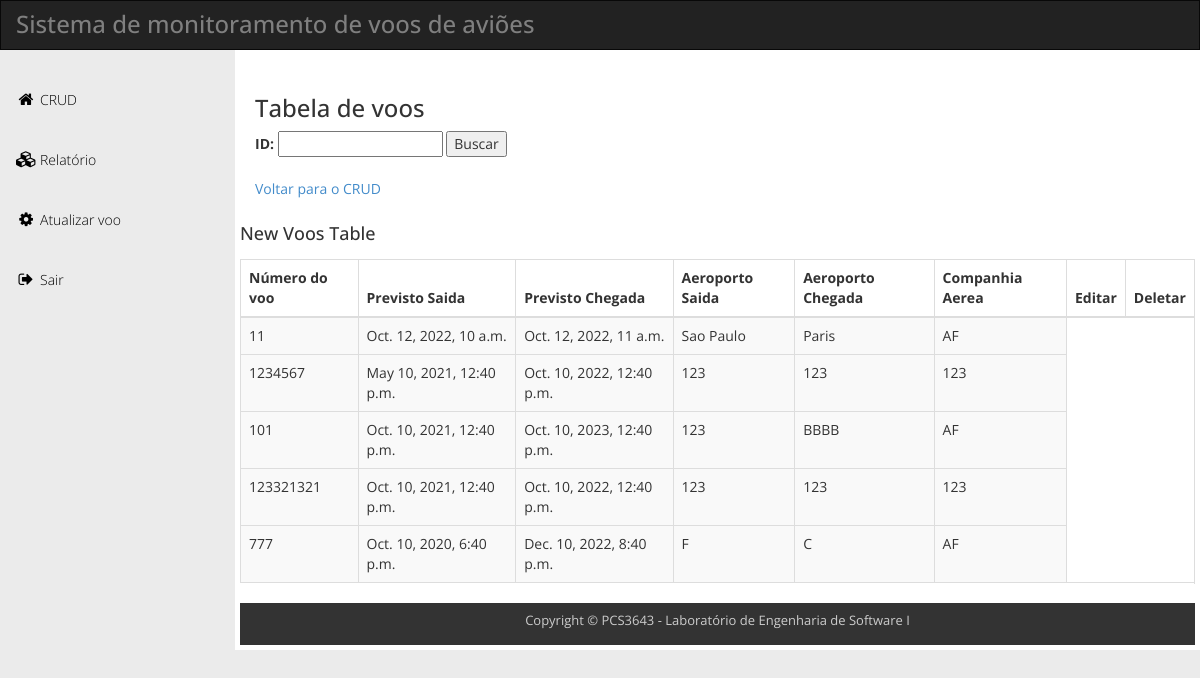
The app's page /crudsearch (signed in) with its own data.
### book/models.py (models this page shows)
class Voo(models.Model):
    ID = models.IntegerField(primary_key=True)
    DH_PREVISTO_SAIDA = models.DateTimeField(auto_now=False)
    DH_PREVISTO_CHEGADA = models.DateTimeField(auto_now=False)
    ID_VOO = models.CharField(max_length=12, null=False)
    NM_AEROPORTO_SAIDA = models.CharField(max_length=50, null=False)
    NM_AEROPORTO_CHEGADA = models.CharField(max_length=50, null=False)
    NM_COMPANHIA_AEREA = models.CharField(max_length=50, null=False)
    class Meta:
        db_table = 'Voo'

### book/views.py (the view)
# urls.py: path('crudsearch', views.busca_voo, name= 'search_voo'),
@login_required(login_url='/accounts/login')
@permission_required('book.add_voo')
def busca_voo(request):
    title= 'Lista Voo'
    queryset = Voo.objects.all()
    form = SearchCRUD(request.POST or None)
    context = {
        "queryset" : queryset,
        "form": form,
    }
    if request.method == 'POST':
        queryset = Voo.objects.filter(ID_VOO=form['ID'].value())
        context = {
        "queryset" : queryset,
        "form": form,
    }
    return render (request, "CRUDSearch.html", context)

### book/forms.py
class SearchCRUD(forms.ModelForm):
    class Meta:
        model = Voo
        fields =['ID']

### template/CRUDSearch.html (shortened to what this page needs)
{% load static %}
<!DOCTYPE html>
<html lang="en">
<head>
  <link rel="stylesheet" href="{% static 'css/bootstrap.min.css' %}">
  <link rel="stylesheet" href="{% static 'css/templatemo_main.css' %}">
</head>
<body>
  <div id="main-wrapper">
    <div class="navbar navbar-inverse" role="navigation">
      <div class="navbar-header">
        <div class="logo">
          <h1>Sistema de monitoramento de voos de aviões</h1>
        </div>
      </div>
    </div>
    <div class="template-page-wrapper">
      <div class="navbar-collapse collapse templatemo-sidebar">
        <ul class="templatemo-sidebar-menu">
          <li><a href="{% url 'crud' %}"><i class="fa fa-home"></i>CRUD</a></li>
          <li><a href="{% url 'relatorio' %}"><i class="fa fa-cubes"></i>Relatório</a></li>
          <li><a href="{% url 'atualizarvoo' %}"><i class="fa fa-cog"></i>Atualizar voo</a></li>
          <li><a href="{% url 'login' %}"><i class="fa fa-sign-out"></i>Sair</a></li>
        </ul>
      </div>
      <div class="templatemo-content-wrapper">
        <div class="templatemo-content">
          <h1>Tabela de voos</h1>
              <div class="row">
                <div class="col-md-12">
                  <form method='POST' action=''>{% csrf_token %}
                    <div class="row">
                      <div class="col-md-6 margin-bottom-15">
                       {{form}}
                       <input type='submit' value='Buscar' />
                  </form>
                  <br></br>
                  <a href="{% url 'crud' %}">Voltar para o CRUD</a>
                      </div>
                    </div>
                </div>
          <div class="row">
            <div class="col-md-12">
              <div class="table-responsive">
                <h4 class="margin-bottom-15">New Voos Table</h4>
                <table class="table table-striped table-hover table-bordered">
                  <thead>
                    <tr>
                      <th>Número do voo</th>
                      <th>Previsto Saida</th>
                      <th>Previsto Chegada</th>
                      <th>Aeroporto Saida</th>
                      <th>Aeroporto Chegada</th>
                      <th>Companhia Aerea</th>
                      <th>Editar</th>
                      <th>Deletar</th>
                    </tr>
                  </thead>
                  <tbody>
                    <ol>
                      {% for v in queryset %}
                      <tr>
                        <td>{{v.ID_VOO}}</td>
                        <td>{{v.DH_PREVISTO_SAIDA}}</td>
                        <td>{{v.DH_PREVISTO_CHEGADA}}</td>
                        <td>{{v.NM_AEROPORTO_SAIDA}}</td>
                        <td>{{v.NM_AEROPORTO_CHEGADA}}</td>
                        <td>{{v.NM_COMPANHIA_AEREA}}</td>
                      </tr>
                      <tr>
                        {% endfor %}
                    </ol>
                  </tbody>
                </table>
              </div>
              <footer class="templatemo-footer">
                <div class="templatemo-copyright">
                  <p>Copyright &copy; PCS3643 - Laboratório de Engenharia de Software I
                  </p>
                </div>
              </footer>
            </div>
          </div>
</body>
</html>

### static/css/templatemo_main.css (style rules this page uses)
* { font-family: 'Open Sans', sans-serif; }
body { background-color: rgb(235, 235, 235); }
h1 { font-size: 24px; }
.logo { display: inline-block; }
.logo h1 { font-size: 24px; margin: 10px 15px; }
.templatemo-content-wrapper { float: left; width: 100%; }
.templatemo-content { margin-left: 235px; margin-top: 0px; min-height: 600px; padding: 25px 20px 0 20px; background-color: white; overflow-x: hidden; }
.templatemo-footer { clear: both; font-size: 13px; padding: 8px 0 5px 0; text-align: center; color: #ccc; background-color: #333; }
.margin-bottom-15 { margin-bottom: 15px; }
.navbar { margin-bottom: 0; border-radius: 0; }
.navbar-header { color: rgb(127, 127, 127); }
.templatemo-sidebar { padding: 0; margin-top: 20px; }
.templatemo-sidebar .templatemo-sidebar-menu { list-style: none; margin: 0; padding: 0; }
.templatemo-sidebar .templatemo-sidebar-menu>li { display: block; margin: 0; padding: 0; border: 0px; }
.templatemo-sidebar .templatemo-sidebar-menu>li>a { display: block; position: relative; margin: 0; border: 0px; padding: 20px 15px; text-decoration: none; font-size: 14px; font-weight: 300; }
.templatemo-sidebar-menu a { color: black; }
.templatemo-sidebar .templatemo-sidebar-menu>li>a>i { font-size: 16px; top: 2px; margin-top: 1px; margin-left: 1px; margin-right: 4px; display: inline-block; width: 1.25em; text-align: center; }
@media screen and (min-width: 992px) { .templatemo-sidebar { width: 235px; float: left; position: relative; margin-right: -100%; } }

### records on screen
Voo: ID_VOO "11", DH_PREVISTO_SAIDA "Oct. 12, 2022, 10 a.m.", DH_PREVISTO_CHEGADA "Oct. 12, 2022, 11 a.m.", NM_AEROPORTO_SAIDA "Sao Paulo", NM_AEROPORTO_CHEGADA "Paris", NM_COMPANHIA_AEREA "AF"
Voo: ID_VOO "1234567", DH_PREVISTO_SAIDA "May 10, 2021, 12:40 p.m.", DH_PREVISTO_CHEGADA "Oct. 10, 2022, 12:40 p.m.", NM_AEROPORTO_SAIDA "123", NM_AEROPORTO_CHEGADA "123", NM_COMPANHIA_AEREA "123"
Voo: ID_VOO "101", DH_PREVISTO_SAIDA "Oct. 10, 2021, 12:40 p.m.", DH_PREVISTO_CHEGADA "Oct. 10, 2023, 12:40 p.m.", NM_AEROPORTO_SAIDA "123", NM_AEROPORTO_CHEGADA "BBBB", NM_COMPANHIA_AEREA "AF"
Voo: ID_VOO "123321321", DH_PREVISTO_SAIDA "Oct. 10, 2021, 12:40 p.m.", DH_PREVISTO_CHEGADA "Oct. 10, 2022, 12:40 p.m.", NM_AEROPORTO_SAIDA "123", NM_AEROPORTO_CHEGADA "123", NM_COMPANHIA_AEREA "123"
Voo: ID_VOO "777", DH_PREVISTO_SAIDA "Oct. 10, 2020, 6:40 p.m.", DH_PREVISTO_CHEGADA "Dec. 10, 2022, 8:40 p.m.", NM_AEROPORTO_SAIDA "F", NM_AEROPORTO_CHEGADA "C", NM_COMPANHIA_AEREA "AF"
